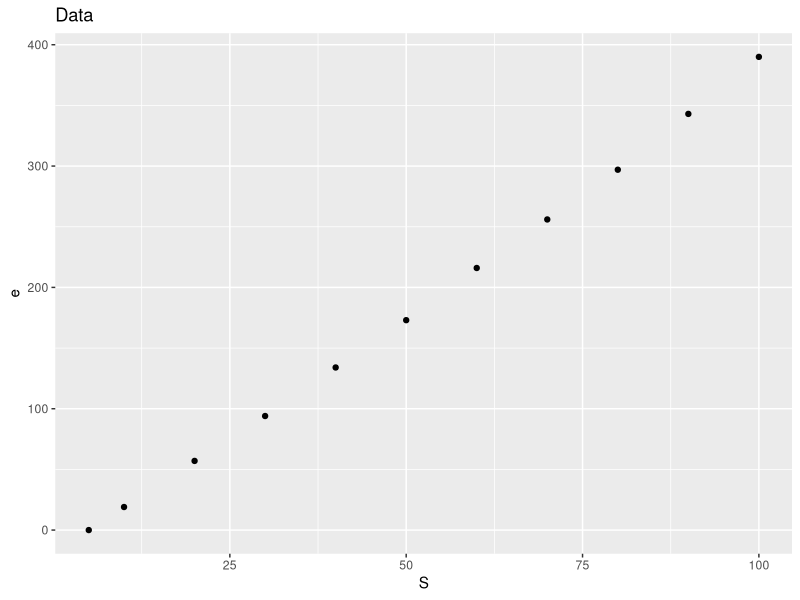
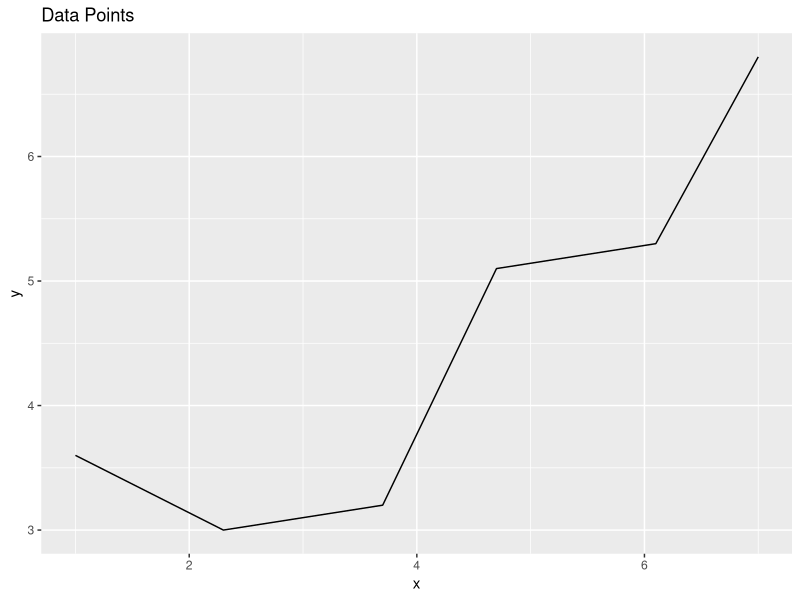
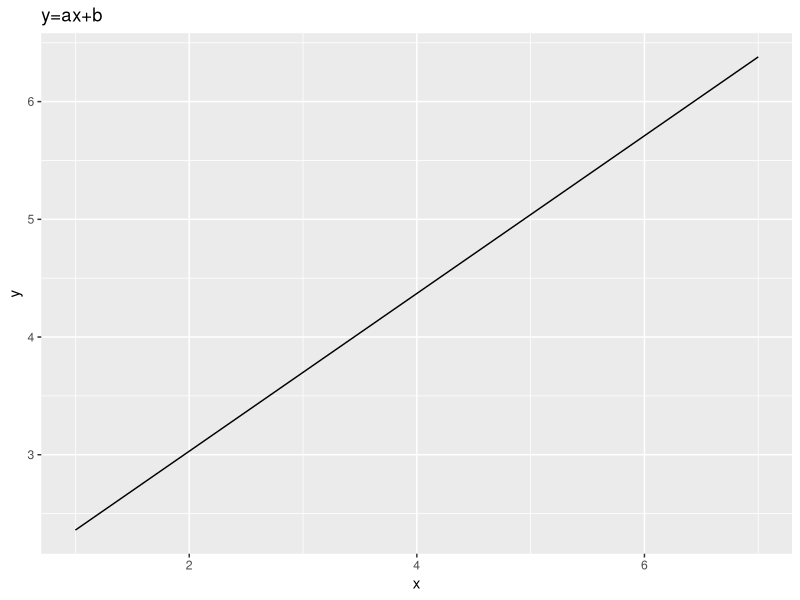
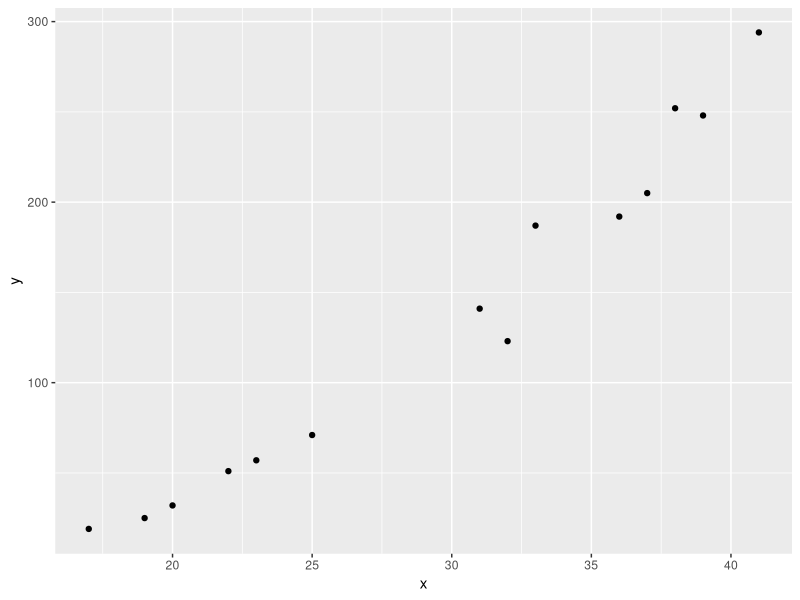
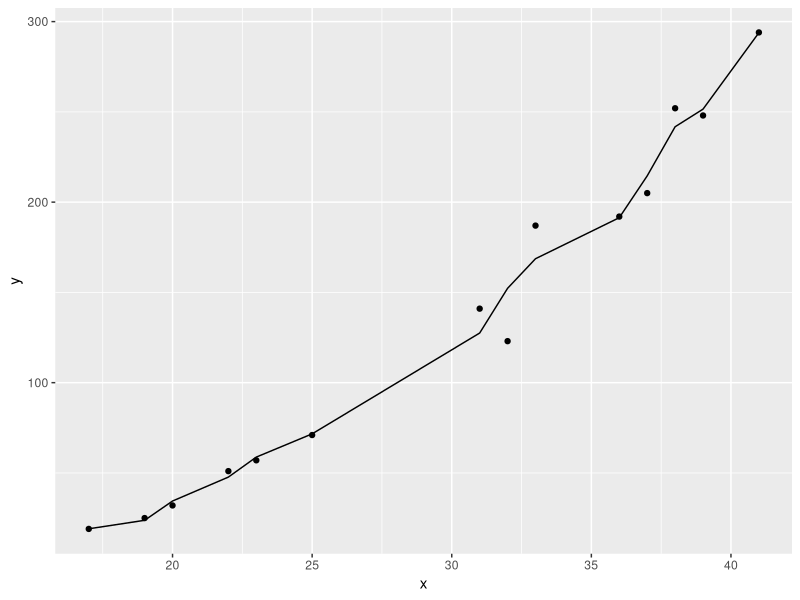

Reproduce these figures in R, in order.
## ---- chunk 1
library(reshape2)
library(ggplot2)

S<- c(5,10,20,30,40,50,60,70,80,90,100)
e<- c(0,19,57,94,134,173,216,256,297,343,390)

dataframe<- data.frame(S,e)

plot1<- ggplot(data = dataframe, aes(x = dataframe$S, y = dataframe$e)) + geom_point()

plot1 <- plot1 + labs(title="Data", x="S", y="e")
plot1



## ---- chunk 2

x<- c(1.0, 2.3, 3.7, 4.7, 6.1, 7.0)
y<- c(3.6, 3.0, 3.2, 5.1, 5.3, 6.8)

dataframe<- data.frame(x,y)

plot2<- ggplot(data = dataframe, aes(x = x, y = y)) + geom_line()
plot2 <- plot2 + labs(title="Data Points", x="x", y="y")
plot2

## ---- chunk 3
x<- c(1.0, 2.3, 3.7, 4.7, 6.1, 7.0)
y<- c(3.6, 3.0, 3.2, 5.1, 5.3, 6.8)
dataframe<- data.frame(x,y)


dataframe$z = c(NA,tail(dataframe$y,-1)-head(dataframe$y,-1))
dataframe$z2= c(NA,tail(dataframe$x,-1)-head(dataframe$x,-1))

dataframe$slope<- dataframe$z / dataframe$z2

slope<- mean(dataframe$slope, na.rm= TRUE)
slope

xmean<- mean(dataframe$x)
ymean<- mean(dataframe$y)

b<- ymean - xmean*slope
b

## ---- chunk 4
dataframe$fx<- (.67*dataframe$x) + 1.69

plot3<- ggplot(data = dataframe, aes(x = x, y = fx)) + geom_line()

plot3 <- plot3 + labs(title="y=ax+b", x="x", y="y")
plot3
## ---- chunk 5

planets <- data.frame(body = c("Mercury", "Venus", "Earth", "Mars", "Jupiter", 
                               "Saturn", "Uranus", "Neptune"), 
                      period = c(7.6e6, 1.94e7, 3.16e7, 5.94e7, 3.74e8, 9.35e8, 2.64e9, 5.22e9),
                      distance = c(5.79e10, 1.08e11, 1.5e11, 2.28e11, 7.79e11, 1.43e12, 
                                   2.87e12, 4.5e12))



## ---- chunk 6
a <- sum(planets$period^(3/2)*planets$distance)/sum(planets$period^(6/2))

a

## ---- chunk 7

ponderosa <- data.frame(x = c(17, 19, 20, 22, 23, 25, 31, 32, 33, 36, 37, 38, 39, 41),
                        y = c(19, 25, 32, 51, 57, 71, 141, 123, 187, 192, 205, 252, 248, 294))

library(ggplot2)

ggplot(ponderosa, aes(x=x, y=y)) + geom_point()

## ---- chunk 8

summary(lm(y ~ poly(x, 13, raw=TRUE), data=ponderosa))

coefficients <- as.vector(lm(y ~ poly(x, 13, raw=TRUE), data=ponderosa)$coefficients)

coefficients # some values have value of "NA""

ggplot(ponderosa) + geom_point(aes(x=x, y=y)) + geom_line(aes(x=x, y=
  coefficients[1] + coefficients[2]*x + coefficients[3]*x^2 +
    coefficients[4]*x^3 + coefficients[5]*x^4 + coefficients[6]*x^5 + 
    coefficients[7]*x^6 + coefficients[8]*x^7 + coefficients[9]*x^8 +
    coefficients[11]*x^10 +
    coefficients[13]*x^12))

